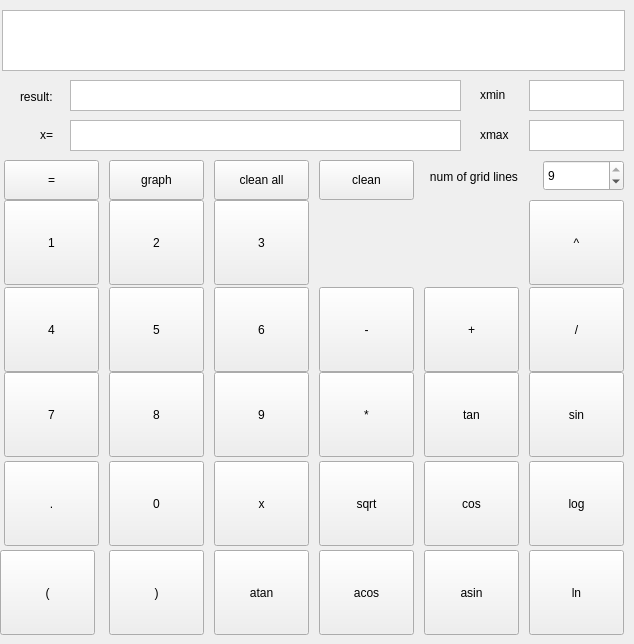
   <widget class="QWidget" name="calcMath">
    <attribute name="title">
     <string>Calc</string>
    </attribute>
    <widget class="QTextEdit" name="txt_input">
     <property name="geometry">
      <rect>
       <x>2</x>
       <y>10</y>
       <width>623</width>
       <height>61</height>
      </rect>
     </property>
    </widget>
    <widget class="QLabel" name="label">
     <property name="geometry">
      <rect>
       <x>20</x>
       <y>87</y>
       <width>41</width>
       <height>20</height>
      </rect>
     </property>
     <property name="text">
      <string>result:</string>
     </property>
    </widget>
    <widget class="QPushButton" name="btn_result">
     <property name="geometry">
      <rect>
       <x>4</x>
       <y>160</y>
       <width>95</width>
       <height>40</height>
      </rect>
     </property>
     <property name="sizePolicy">
      <sizepolicy hsizetype="Minimum" vsizetype="Minimum">
       <horstretch>0</horstretch>
       <verstretch>0</verstretch>
      </sizepolicy>
     </property>
     <property name="minimumSize">
      <size>
       <width>95</width>
       <height>40</height>
      </size>
     </property>
     <property name="maximumSize">
      <size>
       <width>60</width>
       <height>30</height>
      </size>
     </property>
     <property name="text">
      <string>=</string>
     </property>
    </widget>
    <widget class="QPushButton" name="btn_graph">
     <property name="geometry">
      <rect>
       <x>109</x>
       <y>160</y>
       <width>95</width>
       <height>40</height>
      </rect>
     </property>
     <property name="sizePolicy">
      <sizepolicy hsizetype="Minimum" vsizetype="Minimum">
       <horstretch>0</horstretch>
       <verstretch>0</verstretch>
      </sizepolicy>
     </property>
     <property name="minimumSize">
      <size>
       <width>95</width>
       <height>40</height>
      </size>
     </property>
     <property name="maximumSize">
      <size>
       <width>60</width>
       <height>30</height>
      </size>
     </property>
     <property name="text">
      <string>graph</string>
     </property>
    </widget>
    <widget class="QLabel" name="label_2">
     <property name="geometry">
      <rect>
       <x>40</x>
       <y>127</y>
       <width>16</width>
       <height>16</height>
      </rect>
     </property>
     <property name="text">
      <string>x=</string>
     </property>
    </widget>
    <widget class="QTextEdit" name="x_text">
     <property name="geometry">
      <rect>
       <x>70</x>
       <y>120</y>
       <width>391</width>
       <height>31</height>
      </rect>
     </property>
     <property name="whatsThis">
      <string>&lt;html&gt;&lt;head/&gt;&lt;body&gt;&lt;p&gt;&lt;br/&gt;&lt;/p&gt;&lt;/body&gt;&lt;/html&gt;</string>
     </property>
    </widget>
    <widget class="QLabel" name="label_3">
     <property name="geometry">
      <rect>
       <x>480</x>
       <y>87</y>
       <width>31</width>
       <height>16</height>
      </rect>
     </property>
     <property name="text">
      <string>xmin</string>
     </property>
    </widget>
    <widget class="QLabel" name="label_4">
     <property name="geometry">
      <rect>
       <x>480</x>
       <y>127</y>
       <width>31</width>
       <height>16</height>
      </rect>
     </property>
     <property name="text">
      <string>xmax</string>
     </property>
    </widget>
    <widget class="QTextEdit" name="x_min">
     <property name="geometry">
      <rect>
       <x>529</x>
       <y>80</y>
       <width>95</width>
       <height>31</height>
      </rect>
     </property>
    </widget>
    <widget class="QTextEdit" name="x_max">
     <property name="geometry">
      <rect>
       <x>529</x>
       <y>120</y>
       <width>95</width>
       <height>31</height>
      </rect>
     </property>
    </widget>
    <widget class="QTextBrowser" name="txt_output">
     <property name="geometry">
      <rect>
       <x>70</x>
       <y>80</y>
       <width>391</width>
       <height>31</height>
      </rect>
     </property>
    </widget>
    <widget class="QLabel" name="label_5">
     <property name="geometry">
      <rect>
       <x>420</x>
       <y>167</y>
       <width>121</width>
       <height>20</height>
      </rect>
     </property>
     <property name="text">
      <string>   num of grid lines</string>
     </property>
    </widget>
    <widget class="QPushButton" name="btn_clean">
     <property name="geometry">
      <rect>
       <x>319</x>
       <y>160</y>
       <width>95</width>
       <height>40</height>
      </rect>
     </property>
     <property name="sizePolicy">
      <sizepolicy hsizetype="Minimum" vsizetype="Minimum">
       <horstretch>0</horstretch>
       <verstretch>0</verstretch>
      </sizepolicy>
     </property>
     <property name="minimumSize">
      <size>
       <width>95</width>
       <height>40</height>
      </size>
     </property>
     <property name="maximumSize">
      <size>
       <width>60</width>
       <height>60</height>
      </size>
     </property>
     <property name="text">
      <string>clean</string>
     </property>
    </widget>
    <widget class="QPushButton" name="btn_clean_all">
     <property name="geometry">
      <rect>
       <x>214</x>
       <y>160</y>
       <width>95</width>
       <height>40</height>
      </rect>
     </property>
     <property name="sizePolicy">
      <sizepolicy hsizetype="Minimum" vsizetype="Minimum">
       <horstretch>0</horstretch>
       <verstretch>0</verstretch>
      </sizepolicy>
     </property>
     <property name="minimumSize">
      <size>
       <width>95</width>
       <height>40</height>
      </size>
     </property>
     <property name="maximumSize">
      <size>
       <width>60</width>
       <height>60</height>
      </size>
     </property>
     <property name="text">
      <string>clean all</string>
     </property>
    </widget>
    <widget class="QPushButton" name="btn_1">
     <property name="enabled">
      <bool>true</bool>
     </property>
     <property name="geometry">
      <rect>
       <x>4</x>
       <y>200</y>
       <width>95</width>
       <height>85</height>
      </rect>
     </property>
     <property name="sizePolicy">
      <sizepolicy hsizetype="Minimum" vsizetype="Minimum">
       <horstretch>40</horstretch>
       <verstretch>40</verstretch>
      </sizepolicy>
     </property>
     <property name="minimumSize">
      <size>
       <width>95</width>
       <height>85</height>
      </size>
     </property>
     <property name="maximumSize">
      <size>
       <width>60</width>
       <height>60</height>
      </size>
     </property>
     <property name="mouseTracking">
      <bool>false</bool>
     </property>
     <property name="text">
      <string>1</string>
     </property>
     <property name="iconSize">
      <size>
       <width>15</width>
       <height>15</height>
      </size>
     </property>
     <property name="autoDefault">
      <bool>true</bool>
     </property>
    </widget>
    <widget class="QPushButton" name="btn_2">
     <property name="geometry">
      <rect>
       <x>109</x>
       <y>200</y>
       <width>95</width>
       <height>85</height>
      </rect>
     </property>
     <property name="sizePolicy">
      <sizepolicy hsizetype="Minimum" vsizetype="Minimum">
       <horstretch>0</horstretch>
       <verstretch>0</verstretch>
      </sizepolicy>
     </property>
     <property name="minimumSize">
      <size>
       <width>95</width>
       <height>85</height>
      </size>
     </property>
     <property name="maximumSize">
      <size>
       <width>60</width>
       <height>60</height>
      </size>
     </property>
     <property name="text">
      <string>2</string>
     </property>
    </widget>
    <widget class="QPushButton" name="btn_3">
     <property name="geometry">
      <rect>
       <x>214</x>
       <y>200</y>
       <width>95</width>
       <height>85</height>
      </rect>
     </property>
     <property name="sizePolicy">
      <sizepolicy hsizetype="Minimum" vsizetype="Minimum">
       <horstretch>0</horstretch>
       <verstretch>0</verstretch>
      </sizepolicy>
     </property>
     <property name="minimumSize">
      <size>
       <width>95</width>
       <height>85</height>
      </size>
     </property>
     <property name="maximumSize">
      <size>
       <width>60</width>
       <height>60</height>
      </size>
     </property>
     <property name="text">
      <string>3</string>
     </property>
    </widget>
    <widget class="QPushButton" name="btn_4">
     <property name="geometry">
      <rect>
       <x>4</x>
       <y>287</y>
       <width>95</width>
       <height>85</height>
      </rect>
     </property>
     <property name="sizePolicy">
      <sizepolicy hsizetype="Minimum" vsizetype="Minimum">
       <horstretch>0</horstretch>
       <verstretch>0</verstretch>
      </sizepolicy>
     </property>
     <property name="minimumSize">
      <size>
       <width>95</width>
       <height>85</height>
      </size>
     </property>
     <property name="maximumSize">
      <size>
       <width>60</width>
       <height>60</height>
      </size>
     </property>
     <property name="text">
      <string>4</string>
     </property>
     <property name="autoRepeatDelay">
      <number>300</number>
     </property>
    </widget>
    <widget class="QPushButton" name="btn_5">
     <property name="geometry">
      <rect>
       <x>109</x>
       <y>287</y>
       <width>95</width>
       <height>85</height>
      </rect>
     </property>
     <property name="sizePolicy">
      <sizepolicy hsizetype="Minimum" vsizetype="Minimum">
       <horstretch>0</horstretch>
       <verstretch>0</verstretch>
      </sizepolicy>
     </property>
     <property name="minimumSize">
      <size>
       <width>95</width>
       <height>85</height>
      </size>
     </property>
     <property name="maximumSize">
      <size>
       <width>60</width>
       <height>60</height>
      </size>
     </property>
     <property name="text">
      <string>5</string>
     </property>
    </widget>
    <widget class="QPushButton" name="btn_6">
     <property name="geometry">
      <rect>
       <x>214</x>
       <y>287</y>
       <width>95</width>
       <height>85</height>
      </rect>
     </property>
     <property name="sizePolicy">
      <sizepolicy hsizetype="Minimum" vsizetype="Minimum">
       <horstretch>0</horstretch>
       <verstretch>0</verstretch>
      </sizepolicy>
     </property>
     <property name="minimumSize">
      <size>
       <width>95</width>
       <height>85</height>
      </size>
     </property>
     <property name="maximumSize">
      <size>
       <width>60</width>
       <height>60</height>
      </size>
     </property>
     <property name="text">
      <string>6</string>
     </property>
    </widget>
    <widget class="QPushButton" name="btn_7">
     <property name="geometry">
      <rect>
       <x>4</x>
       <y>372</y>
       <width>95</width>
       <height>85</height>
      </rect>
     </property>
     <property name="sizePolicy">
      <sizepolicy hsizetype="Minimum" vsizetype="Minimum">
       <horstretch>0</horstretch>
       <verstretch>0</verstretch>
      </sizepolicy>
     </property>
     <property name="minimumSize">
      <size>
       <width>95</width>
       <height>85</height>
      </size>
     </property>
     <property name="maximumSize">
      <size>
       <width>60</width>
       <height>60</height>
      </size>
     </property>
     <property name="text">
      <string>7</string>
     </property>
    </widget>
    <widget class="QPushButton" name="btn_point">
     <property name="geometry">
      <rect>
       <x>4</x>
       <y>461</y>
       <width>95</width>
       <height>85</height>
      </rect>
     </property>
     <property name="sizePolicy">
      <sizepolicy hsizetype="Minimum" vsizetype="Minimum">
       <horstretch>0</horstretch>
       <verstretch>0</verstretch>
      </sizepolicy>
     </property>
     <property name="minimumSize">
      <size>
       <width>95</width>
       <height>85</height>
      </size>
     </property>
     <property name="maximumSize">
      <size>
       <width>60</width>
       <height>60</height>
      </size>
     </property>
     <property name="text">
      <string>.</string>
     </property>
    </widget>
    <widget class="QPushButton" name="btn_8">
     <property name="geometry">
      <rect>
       <x>109</x>
       <y>372</y>
       <width>95</width>
       <height>85</height>
      </rect>
     </property>
     <property name="sizePolicy">
      <sizepolicy hsizetype="Minimum" vsizetype="Minimum">
       <horstretch>0</horstretch>
       <verstretch>0</verstretch>
      </sizepolicy>
     </property>
     <property name="minimumSize">
      <size>
       <width>95</width>
       <height>85</height>
      </size>
     </property>
     <property name="maximumSize">
      <size>
       <width>60</width>
       <height>60</height>
      </size>
     </property>
     <property name="text">
      <string>8</string>
     </property>
    </widget>
    <widget class="QPushButton" name="btn_0">
     <property name="geometry">
      <rect>
       <x>109</x>
       <y>461</y>
       <width>95</width>
       <height>85</height>
      </rect>
     </property>
     <property name="sizePolicy">
      <sizepolicy hsizetype="Minimum" vsizetype="Minimum">
       <horstretch>0</horstretch>
       <verstretch>0</verstretch>
      </sizepolicy>
     </property>
     <property name="minimumSize">
      <size>
       <width>95</width>
       <height>85</height>
      </size>
     </property>
     <property name="maximumSize">
      <size>
       <width>60</width>
       <height>60</height>
      </size>
     </property>
     <property name="text">
      <string>0</string>
     </property>
    </widget>
    <widget class="QPushButton" name="btn_x">
     <property name="geometry">
      <rect>
       <x>214</x>
       <y>461</y>
       <width>95</width>
       <height>85</height>
      </rect>
     </property>
     <property name="sizePolicy">
      <sizepolicy hsizetype="Minimum" vsizetype="Minimum">
       <horstretch>0</horstretch>
       <verstretch>0</verstretch>
      </sizepolicy>
     </property>
     <property name="minimumSize">
      <size>
       <width>95</width>
       <height>85</height>
      </size>
     </property>
     <property name="maximumSize">
      <size>
       <width>60</width>
       <height>60</height>
      </size>
     </property>
     <property name="text">
      <string>x</string>
     </property>
    </widget>
    <widget class="QPushButton" name="btn_open">
     <property name="geometry">
      <rect>
       <x>0</x>
       <y>550</y>
       <width>95</width>
       <height>85</height>
      </rect>
     </property>
     <property name="sizePolicy">
      <sizepolicy hsizetype="Minimum" vsizetype="Minimum">
       <horstretch>0</horstretch>
       <verstretch>0</verstretch>
      </sizepolicy>
     </property>
     <property name="minimumSize">
      <size>
       <width>95</width>
       <height>85</height>
      </size>
     </property>
     <property name="maximumSize">
      <size>
       <width>60</width>
       <height>60</height>
      </size>
     </property>
     <property name="text">
      <string>(</string>
     </property>
    </widget>
    <widget class="QPushButton" name="btn_9">
     <property name="geometry">
      <rect>
       <x>214</x>
       <y>372</y>
       <width>95</width>
       <height>85</height>
      </rect>
     </property>
     <property name="sizePolicy">
      <sizepolicy hsizetype="Minimum" vsizetype="Minimum">
       <horstretch>0</horstretch>
       <verstretch>0</verstretch>
      </sizepolicy>
     </property>
     <property name="minimumSize">
      <size>
       <width>95</width>
       <height>85</height>
      </size>
     </property>
     <property name="maximumSize">
      <size>
       <width>60</width>
       <height>60</height>
      </size>
     </property>
     <property name="text">
      <string>9</string>
     </property>
    </widget>
    <widget class="QPushButton" name="btn_pow">
     <property name="geometry">
      <rect>
       <x>529</x>
       <y>200</y>
       <width>95</width>
       <height>85</height>
      </rect>
     </property>
     <property name="sizePolicy">
      <sizepolicy hsizetype="Minimum" vsizetype="Minimum">
       <horstretch>0</horstretch>
       <verstretch>0</verstretch>
      </sizepolicy>
     </property>
     <property name="minimumSize">
      <size>
       <width>95</width>
       <height>85</height>
      </size>
     </property>
     <property name="maximumSize">
      <size>
       <width>60</width>
       <height>60</height>
      </size>
     </property>
     <property name="text">
      <string>^</string>
     </property>
    </widget>
    <widget class="QPushButton" name="btn_div">
     <property name="geometry">
      <rect>
       <x>529</x>
       <y>287</y>
       <width>95</width>
       <height>85</height>
      </rect>
     </property>
     <property name="sizePolicy">
      <sizepolicy hsizetype="Minimum" vsizetype="Minimum">
       <horstretch>0</horstretch>
       <verstretch>0</verstretch>
      </sizepolicy>
     </property>
     <property name="minimumSize">
      <size>
       <width>95</width>
       <height>85</height>
      </size>
     </property>
     <property name="maximumSize">
      <size>
       <width>60</width>
       <height>60</height>
      </size>
     </property>
     <property name="text">
      <string>/</string>
     </property>
    </widget>
    <widget class="QPushButton" name="btn_mnoj">
     <property name="geometry">
      <rect>
       <x>319</x>
       <y>372</y>
       <width>95</width>
       <height>85</height>
      </rect>
     </property>
     <property name="sizePolicy">
      <sizepolicy hsizetype="Minimum" vsizetype="Minimum">
       <horstretch>0</horstretch>
       <verstretch>0</verstretch>
      </sizepolicy>
     </property>
     <property name="minimumSize">
      <size>
       <width>95</width>
       <height>85</height>
      </size>
     </property>
     <property name="maximumSize">
      <size>
       <width>60</width>
       <height>60</height>
      </size>
     </property>
     <property name="text">
      <string>*</string>
     </property>
    </widget>
    <widget class="QPushButton" name="btn_minus">
     <property name="geometry">
      <rect>
       <x>319</x>
       <y>287</y>
       <width>95</width>
       <height>85</height>
      </rect>
     </property>
     <property name="sizePolicy">
      <sizepolicy hsizetype="Minimum" vsizetype="Minimum">
       <horstretch>0</horstretch>
       <verstretch>0</verstretch>
      </sizepolicy>
     </property>
     <property name="minimumSize">
      <size>
       <width>95</width>
       <height>85</height>
      </size>
     </property>
     <property name="maximumSize">
      <size>
       <width>60</width>
       <height>60</height>
      </size>
     </property>
     <property name="text">
      <string>-</string>
     </property>
    </widget>
    <widget class="QPushButton" name="btn_plus">
     <property name="geometry">
      <rect>
       <x>424</x>
       <y>287</y>
       <width>95</width>
       <height>85</height>
      </rect>
     </property>
     <property name="sizePolicy">
      <sizepolicy hsizetype="Minimum" vsizetype="Minimum">
       <horstretch>0</horstretch>
       <verstretch>0</verstretch>
      </sizepolicy>
     </property>
     <property name="minimumSize">
      <size>
       <width>95</width>
       <height>85</height>
      </size>
     </property>
     <property name="maximumSize">
      <size>
       <width>60</width>
       <height>60</height>
      </size>
     </property>
     <property name="text">
      <string>+</string>
     </property>
    </widget>
    <widget class="QPushButton" name="btn_ln">
     <property name="geometry">
      <rect>
       <x>529</x>
       <y>550</y>
       <width>95</width>
       <height>85</height>
      </rect>
     </property>
     <property name="sizePolicy">
      <sizepolicy hsizetype="Minimum" vsizetype="Minimum">
       <horstretch>0</horstretch>
       <verstretch>0</verstretch>
      </sizepolicy>
     </property>
     <property name="minimumSize">
      <size>
       <width>95</width>
       <height>85</height>
      </size>
     </property>
     <property name="maximumSize">
      <size>
       <width>60</width>
       <height>60</height>
      </size>
     </property>
     <property name="text">
      <string>ln</string>
     </property>
    </widget>
    <widget class="QPushButton" name="btn_sin">
     <property name="geometry">
      <rect>
       <x>529</x>
       <y>372</y>
       <width>95</width>
       <height>85</height>
      </rect>
     </property>
     <property name="sizePolicy">
      <sizepolicy hsizetype="Minimum" vsizetype="Minimum">
       <horstretch>0</horstretch>
       <verstretch>0</verstretch>
      </sizepolicy>
     </property>
     <property name="minimumSize">
      <size>
       <width>95</width>
       <height>85</height>
      </size>
     </property>
     <property name="maximumSize">
      <size>
       <width>60</width>
       <height>60</height>
      </size>
     </property>
     <property name="text">
      <string>sin</string>
     </property>
    </widget>
    <widget class="QPushButton" name="btn_tan">
     <property name="geometry">
      <rect>
       <x>424</x>
       <y>372</y>
       <width>95</width>
       <height>85</height>
      </rect>
     </property>
     <property name="sizePolicy">
      <sizepolicy hsizetype="Minimum" vsizetype="Minimum">
       <horstretch>0</horstretch>
       <verstretch>0</verstretch>
      </sizepolicy>
     </property>
     <property name="minimumSize">
      <size>
       <width>95</width>
       <height>85</height>
      </size>
     </property>
     <property name="maximumSize">
      <size>
       <width>60</width>
       <height>60</height>
      </size>
     </property>
     <property name="text">
      <string>tan</string>
     </property>
    </widget>
    <widget class="QPushButton" name="btn_cos">
     <property name="geometry">
      <rect>
       <x>424</x>
       <y>461</y>
       <width>95</width>
       <height>85</height>
      </rect>
     </property>
     <property name="sizePolicy">
      <sizepolicy hsizetype="Minimum" vsizetype="Minimum">
       <horstretch>0</horstretch>
       <verstretch>0</verstretch>
      </sizepolicy>
     </property>
     <property name="minimumSize">
      <size>
       <width>95</width>
       <height>85</height>
      </size>
     </property>
     <property name="maximumSize">
      <size>
       <width>60</width>
       <height>60</height>
      </size>
     </property>
     <property name="text">
      <string>cos</string>
     </property>
    </widget>
    <widget class="QPushButton" name="btn_acos">
     <property name="geometry">
      <rect>
       <x>319</x>
       <y>550</y>
       <width>95</width>
       <height>85</height>
      </rect>
     </property>
     <property name="sizePolicy">
      <sizepolicy hsizetype="Minimum" vsizetype="Minimum">
       <horstretch>0</horstretch>
       <verstretch>0</verstretch>
      </sizepolicy>
     </property>
     <property name="minimumSize">
      <size>
       <width>95</width>
       <height>85</height>
      </size>
     </property>
     <property name="maximumSize">
      <size>
       <width>60</width>
       <height>60</height>
      </size>
     </property>
     <property name="text">
      <string>acos</string>
     </property>
    </widget>
    <widget class="QPushButton" name="btn_log">
     <property name="geometry">
      <rect>
       <x>529</x>
       <y>461</y>
       <width>95</width>
       <height>85</height>
      </rect>
     </property>
     <property name="sizePolicy">
      <sizepolicy hsizetype="Minimum" vsizetype="Minimum">
       <horstretch>0</horstretch>
       <verstretch>0</verstretch>
      </sizepolicy>
     </property>
     <property name="minimumSize">
      <size>
       <width>95</width>
       <height>85</height>
      </size>
     </property>
     <property name="maximumSize">
      <size>
       <width>60</width>
       <height>60</height>
      </size>
     </property>
     <property name="text">
      <string>log</string>
     </property>
    </widget>
    <widget class="QPushButton" name="btn_asin">
     <property name="geometry">
      <rect>
       <x>424</x>
       <y>550</y>
       <width>95</width>
       <height>85</height>
      </rect>
     </property>
     <property name="sizePolicy">
      <sizepolicy hsizetype="Minimum" vsizetype="Minimum">
       <horstretch>0</horstretch>
       <verstretch>0</verstretch>
      </sizepolicy>
     </property>
     <property name="minimumSize">
      <size>
       <width>95</width>
       <height>85</height>
      </size>
     </property>
     <property name="maximumSize">
      <size>
       <width>60</width>
       <height>60</height>
      </size>
     </property>
     <property name="text">
      <string>asin</string>
     </property>
    </widget>
    <widget class="QPushButton" name="btn_close">
     <property name="geometry">
      <rect>
       <x>109</x>
       <y>550</y>
       <width>95</width>
       <height>85</height>
      </rect>
     </property>
     <property name="sizePolicy">
      <sizepolicy hsizetype="Minimum" vsizetype="Minimum">
       <horstretch>0</horstretch>
       <verstretch>0</verstretch>
      </sizepolicy>
     </property>
     <property name="minimumSize">
      <size>
       <width>95</width>
       <height>85</height>
      </size>
     </property>
     <property name="maximumSize">
      <size>
       <width>60</width>
       <height>60</height>
      </size>
     </property>
     <property name="text">
      <string>)</string>
     </property>
    </widget>
    <widget class="QPushButton" name="btn_atan">
     <property name="geometry">
      <rect>
       <x>214</x>
       <y>550</y>
       <width>95</width>
       <height>85</height>
      </rect>
     </property>
     <property name="sizePolicy">
      <sizepolicy hsizetype="Minimum" vsizetype="Minimum">
       <horstretch>0</horstretch>
       <verstretch>0</verstretch>
      </sizepolicy>
     </property>
     <property name="minimumSize">
      <size>
       <width>95</width>
       <height>85</height>
      </size>
     </property>
     <property name="maximumSize">
      <size>
       <width>60</width>
       <height>60</height>
      </size>
     </property>
     <property name="text">
      <string>atan</string>
     </property>
    </widget>
    <widget class="QPushButton" name="btn_sqrt">
     <property name="geometry">
      <rect>
       <x>319</x>
       <y>461</y>
       <width>95</width>
       <height>85</height>
      </rect>
     </property>
     <property name="sizePolicy">
      <sizepolicy hsizetype="Minimum" vsizetype="Minimum">
       <horstretch>0</horstretch>
       <verstretch>0</verstretch>
      </sizepolicy>
     </property>
     <property name="minimumSize">
      <size>
       <width>95</width>
       <height>85</height>
      </size>
     </property>
     <property name="maximumSize">
      <size>
       <width>60</width>
       <height>60</height>
      </size>
     </property>
     <property name="text">
      <string>sqrt</string>
     </property>
    </widget>
    <widget class="QSpinBox" name="spinBox">
     <property name="geometry">
      <rect>
       <x>543</x>
       <y>160</y>
       <width>81</width>
       <height>31</height>
      </rect>
     </property>
     <property name="maximum">
      <number>9</number>
     </property>
     <property name="value">
      <number>9</number>
     </property>
    </widget>
   </widget>
